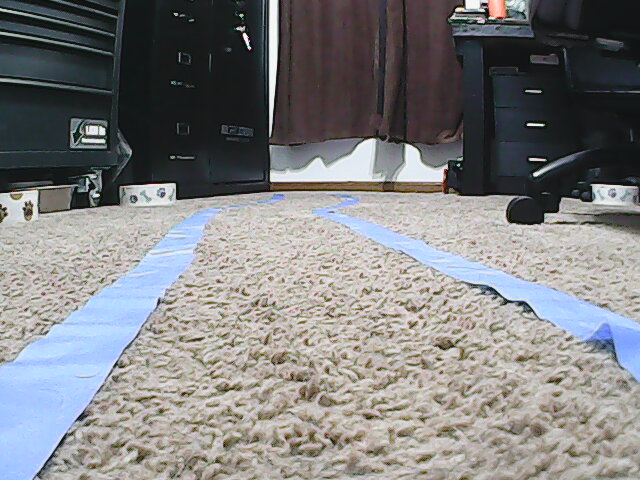
#> input picture carMask.jpg, 640 x 480 px
$ python laneStudy.py
#> lines starting #> are read from the running program, lines starting #| are printed output that depends on the picture; after the words box and inside, x2 and y2 are one past the last pixel; in counts of white or black regions, pixels touching at a corner belong together
# Giovanna Gorski
# Lane study, what is being detected?
import cv2
import matplotlib.pyplot as plt
import numpy as np

lane = cv2.imread('carMask.jpg')
#> lane is the input picture: shape (480, 640, 3); mean B, G, R 128.5, 127.7, 127.7
plt.imshow(lane)
plt.show()

#From BGR to RGB
lane = cv2.cvtColor(lane, cv2.COLOR_BGR2RGB)
plt.imshow(lane)
plt.show()

#From RGB to HSV

hsv_lane = cv2.cvtColor(lane, cv2.COLOR_RGB2HSV)
#> hsv_lane: shape (480, 640, 3); mean H, S, V 72.1, 40.3, 137.4

#My blues
lower_blue = np.array([50, 40, 0])
upper_blue = np.array([165, 255, 255])

mask = cv2.inRange(hsv_lane, lower_blue, upper_blue)
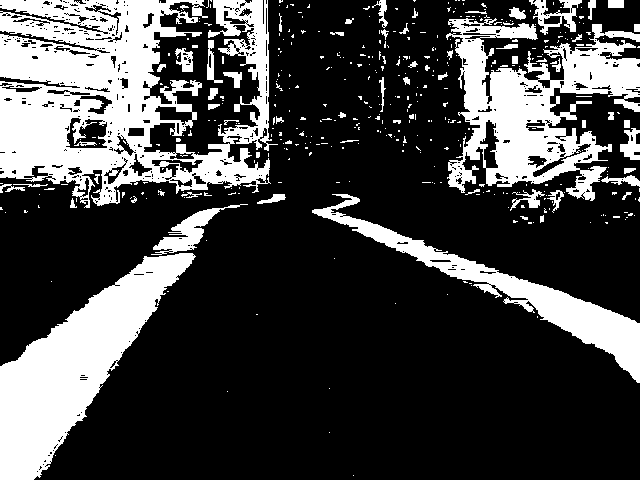
#> mask: shape (480, 640); 26.9% white; 418 white regions (353 under 20 px), largest, box (x1, y1, x2, y2) and area: (0, 0, 278, 208) 32582, (0, 253, 196, 480) 17131, (446, 18, 640, 201) 16706
result = cv2.bitwise_and(lane, lane, mask=mask)
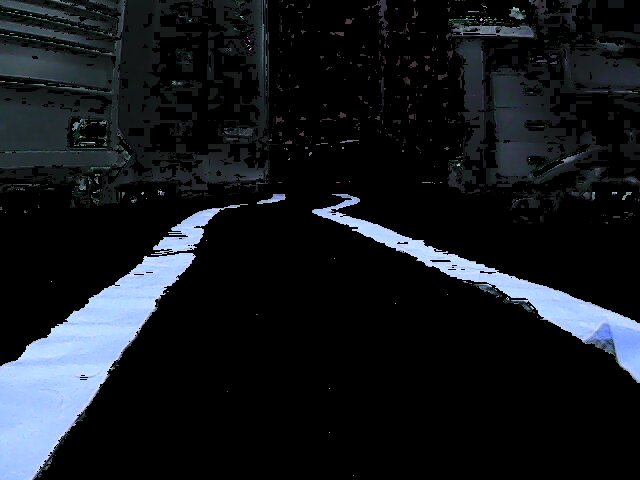
#> result: shape (480, 640, 3); mean R, G, B 21.3, 25.1, 29.7

plt.subplot(1,2,1)
plt.imshow(mask, cmap = "gray")

plt.subplot(1,2,2)
plt.imshow(result)
plt.show()
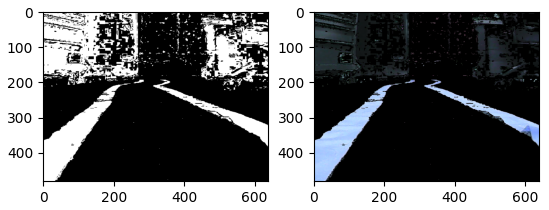
#> figure drawn by matplotlib, 2 panels

#detect edges

edges = cv2.Canny(mask, 200, 400)
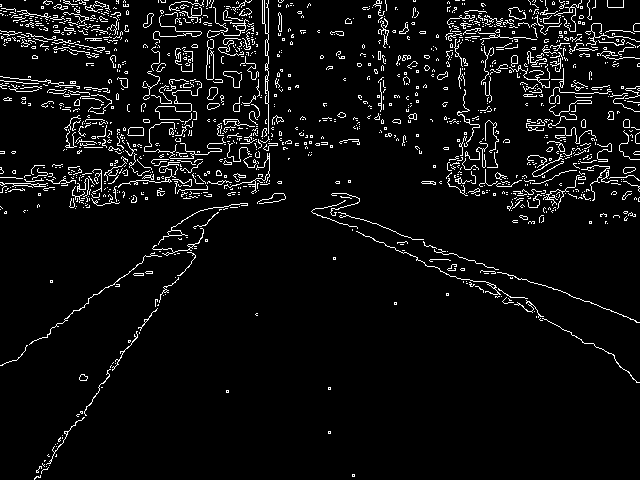
#> edges: shape (480, 640); 5.7% white in thin lines or dots

plt.subplot(121),plt.imshow(lane,cmap = 'gray')
plt.title('Original Image'), plt.xticks([]), plt.yticks([])
plt.subplot(122),plt.imshow(edges,cmap = 'gray')
plt.title('Edge Image'), plt.xticks([]), plt.yticks([])

plt.show()
